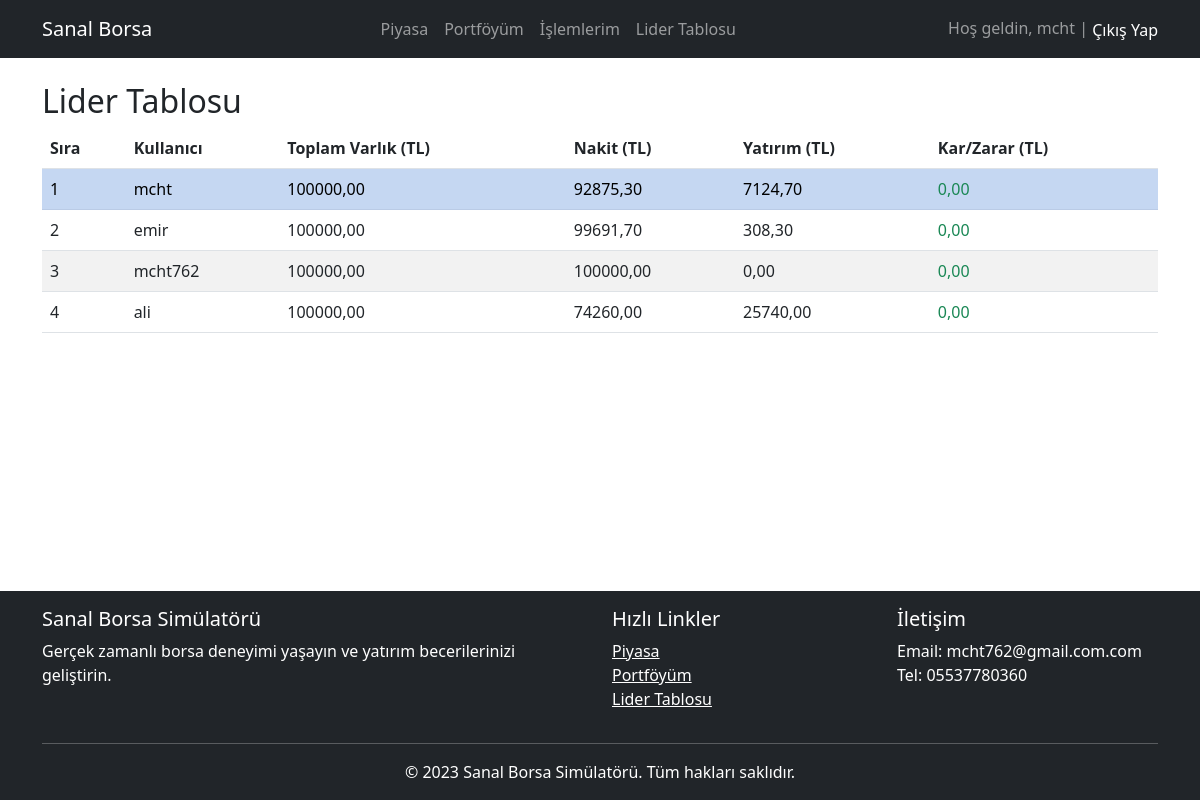
Page /leaderboard/ (signed in) on the committed database.
### core/models.py (models this page shows, shortened)
class UserPortfolio(models.Model):
    user = models.OneToOneField(User, on_delete=models.CASCADE)
    balance = models.DecimalField(max_digits=15, decimal_places=2, default=100000.00)

### core/views.py (the view)
# urls.py: path('leaderboard/', views.leaderboard, name='leaderboard'),
def leaderboard(request):
    portfolios = UserPortfolio.objects.select_related('user').all()
    leaderboard_data = []
    for portfolio in portfolios:
        holdings = UserHolding.objects.filter(portfolio=portfolio)
        investment_value = sum(h.current_value() for h in holdings)
        total_assets = portfolio.balance + investment_value
        leaderboard_data.append({
            'user': portfolio.user.username,
            'total_assets': total_assets,
            'balance': portfolio.balance,
            'investment_value': investment_value,
            'profit_loss': total_assets - 100000  # Başlangıç bakiyesine göre kar/zarar
        })
    leaderboard_data.sort(key=lambda x: x['total_assets'], reverse=True)
    return render(request, 'core/leaderboard.html', {
        'leaderboard': leaderboard_data
    })

### core/models.py (called while the page is built)
    def current_value(self):
        return self.quantity * self.stock.current_price

### core/templates/core/leaderboard.html
{% extends 'core/base.html' %}
{% block content %}
<h2>Lider Tablosu</h2>
<table class="table table-striped">
    <thead>
        <tr>
            <th>Sıra</th>
            <th>Kullanıcı</th>
            <th>Toplam Varlık (TL)</th>
            <th>Nakit (TL)</th>
            <th>Yatırım (TL)</th>
            <th>Kar/Zarar (TL)</th>
        </tr>
    </thead>
    <tbody>
        {% for user in leaderboard %}
        <tr class="{% if user.user == request.user.username %}table-primary{% endif %}">
            <td>{{ forloop.counter }}</td>
            <td>{{ user.user }}</td>
            <td>{{ user.total_assets|floatformat:2 }}</td>
            <td>{{ user.balance|floatformat:2 }}</td>
            <td>{{ user.investment_value|floatformat:2 }}</td>
            <td class="{% if user.profit_loss >= 0 %}text-success{% else %}text-danger{% endif %}">
                {{ user.profit_loss|floatformat:2 }}
            </td>
        </tr>
        {% endfor %}
    </tbody>
</table>
{% endblock %}

### core/templates/core/base.html (shortened to what this page needs)
<!DOCTYPE html>
<html lang="tr">
<head>
    <link href="https://cdn.jsdelivr.net/npm/bootstrap@5.3.0/dist/css/bootstrap.min.css" rel="stylesheet">
</head>
<body class="d-flex flex-column min-vh-100">
    <nav class="navbar navbar-expand-lg navbar-dark bg-dark">
        <div class="container">
            <a class="navbar-brand" href="{% url 'core:dashboard' %}">Sanal Borsa</a>
            <div class="navbar-nav">
                <a class="nav-link" href="{% url 'core:dashboard' %}">Piyasa</a>
                <a class="nav-link" href="{% url 'core:portfolio' %}">Portföyüm</a>
                <a class="nav-link" href="{% url 'core:transactions' %}">İşlemlerim</a>
                <a class="nav-link" href="{% url 'core:leaderboard' %}">Lider Tablosu</a>
            </div>
            <div class="navbar-text">
                {% if user.is_authenticated %}
                    Hoş geldin, {{ user.username }} |
                    <form method="post" action="{% url 'logout' %}" style="display:inline;">
                        <button type="submit" class="btn btn-link text-white p-0 m-0" style="text-decoration: none; border: none; background: none;">Çıkış Yap</button>
                    </form>
                {% else %}
                    <a href="{% url 'login' %}" class="text-white">Giriş Yap</a> |
                    <a href="{% url 'core:register' %}" class="text-white">Kayıt Ol</a>
                {% endif %}
            </div>
        </div>
    </nav>
    <div class="container mt-4 flex-grow-1">
        {% block content %}{% endblock %}
    </div>
    <footer class="bg-dark text-white py-3 mt-4">
        <div class="container">
            <div class="row">
                <div class="col-md-6">
                    <h5>Sanal Borsa Simülatörü</h5>
                    <p>Gerçek zamanlı borsa deneyimi yaşayın ve yatırım becerilerinizi geliştirin.</p>
                </div>
                <div class="col-md-3">
                    <h5>Hızlı Linkler</h5>
                    <ul class="list-unstyled">
                        <li><a href="{% url 'core:dashboard' %}" class="text-white">Piyasa</a></li>
                        <li><a href="{% url 'core:portfolio' %}" class="text-white">Portföyüm</a></li>
                        <li><a href="{% url 'core:leaderboard' %}" class="text-white">Lider Tablosu</a></li>
                    </ul>
                </div>
                <div class="col-md-3">
                    <h5>İletişim</h5>
                    <ul class="list-unstyled">
                        <li>Email: mcht762@gmail.com.com</li>
                        <li>Tel: 05537780360</li>
                    </ul>
                </div>
            </div>
            <hr>
            <div class="text-center">
                <p class="mb-0">&copy; 2023 Sanal Borsa Simülatörü. Tüm hakları saklıdır.</p>
            </div>
        </div>
    </footer>
</body>
</html>

### rows in the picture
UserPortfolio: balance "92875,30"
UserPortfolio: balance "99691,70"
UserPortfolio: balance "100000,00"
UserPortfolio: balance "74260,00"

### other values in the picture
{{ user.username }} "mcht"
{{ user.user }} "mcht" "emir" "mcht762" "ali"
{{ user.total_assets|floatformat:2 }} "100000,00" "100000,00" "100000,00" "100000,00"
{{ user.investment_value|floatformat:2 }} "7124,70" "308,30" "0,00" "25740,00"
{{ user.profit_loss|floatformat:2 }} "0,00" "0,00" "0,00" "0,00"
